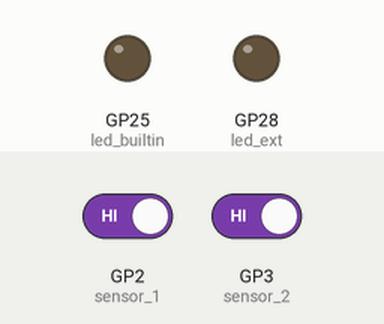
The program below on a simulated Raspberry Pi Pico. On the bench: output pins drawn as LEDs (lit = HIGH). Inputs (shaded band) come from the test bench; at power-on: GP2 (sensor_1) HIGH, GP3 (sensor_2) HIGH. What the program prints to the serial monitor is not drawn.

Above: at 1.2 s.
1.3 s: GP2 (sensor_1) driven LOW
At 1.7 s:
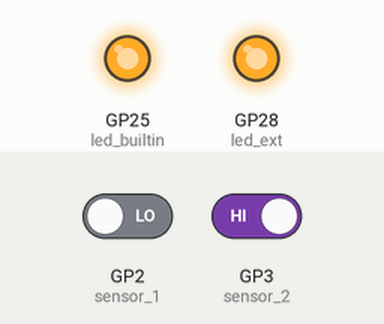
2.8 s: GP2 (sensor_1) driven HIGH
At 4.0 s:
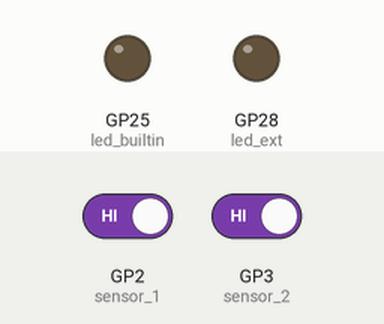
4.3 s: GP3 (sensor_2) driven LOW
At 5.2 s:
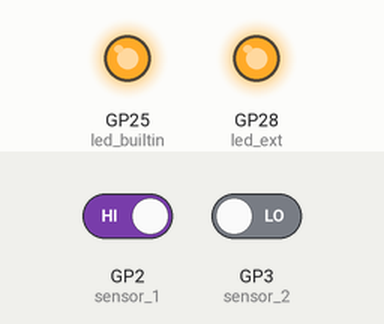
Timing chart, 0 to 7.3 s (numbered marks = the images above; inputs shaded):
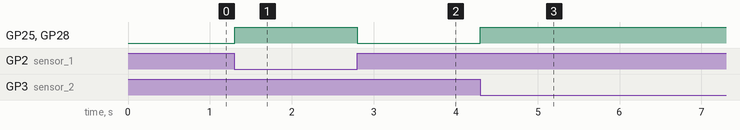

Measured:
- after the input at 1.3 s, GP25 (led_builtin), GP28 (led_ext): LOW → HIGH at once
- after the input at 2.8 s, GP25 (led_builtin), GP28 (led_ext): HIGH → LOW at once
- after the input at 4.3 s, GP25 (led_builtin), GP28 (led_ext): LOW → HIGH at once

The program:

main.cpp
```cpp
#include <Arduino.h>

UART Serial2(8,9);

const int led_builtin = 25;
const int led_ext = 28;
const int sensor_1 = 2;
const int sensor_2 = 3;

const long delay_s = 0;

unsigned long previousMillis = 0;
unsigned long previousDisplay = 0;

byte baca_A;
byte baca_B;
int a;
int b;
int c;
int d;

unsigned long masuk = 0;
unsigned long keluar = 0;
unsigned long total = 0;

bool masukState = false;
bool keluarState = false;
String jointer;

void setup() {
  // put your setup code here, to run once:
  Serial.begin(115200);
  Serial1.begin(9600);
  //Serial2.begin(9600);

  pinMode(led_builtin, OUTPUT);
  pinMode(sensor_1, INPUT_PULLUP);
  pinMode(sensor_2, INPUT_PULLUP);
  pinMode(led_ext, OUTPUT);

}

void bacaMasuk() {

  if (baca_A == 0 && baca_B == 1 && a == 0 && b == 0 && c == 0) {
    a = 1;
  }
  if (baca_A == 1 && baca_B == 0 && a == 1 && b == 0) {
    a = 2;
  }

  if (baca_A == 1 && baca_B == 1 && a == 2 && b == 0) {
    c = 1;
  }
  if (a == 2 && c == 1) {

    //masuk++;
    // EEPROM.write(rom, masuk);
    // EEPROM.commit();
    //masukState = true;

    masuk++;
    total++;

    //total++;
    // EEPROM.write(rom3, total);
    // EEPROM.commit();

    a = 0;
    b = 0;
  }
  //else {

  //masukState = false;
  //}
  //return masukState;
}

void bacaKeluar() {

  if (baca_A == 1 && baca_B == 0 && a == 0 && b == 0 && c == 0) {
    b = 1;
  }
  if (baca_A == 0 && baca_B == 1 && a == 0 && b == 1) {
    b = 2;
  }
  if (baca_A == 1 && baca_B == 1 && a == 0 && b == 2) {
    d = 1;
  }
  if (b == 2 && d == 1) {

    //keluar++;
    // EEPROM.write(rom2, keluar);
    // EEPROM.commit();

    //keluarState = true;

    keluar++;
    total--;

    //total--;
    // EEPROM.write(rom3, total);
    // EEPROM.commit();

    a = 0;
    b = 0;
  }
  //else {
   // keluarState = false;
  //}
  //return keluarState;
}

void readSensor() {

  bacaMasuk();
  c = 0;
  bacaKeluar();
  d = 0;

  // if (masukState == true) {
  //   masuk++;
  //   }
  // if (keluarState == true) {
  //   keluar++;
  //   }

  // total = masuk - keluar;

  if ( total < 0) {
    total = 0;
    // EEPROM.write(rom3, total);
    // EEPROM.commit();
  }

  if ( total > 30000000) {

    total = 0;
  }
}

void loop() {

  // put your main code here, to run repeatedly:
  unsigned long currentMillis = millis();

  //if ((currentMillis - previousMillis) >= delay_s) {

    baca_A = digitalRead(sensor_1);
    baca_B = digitalRead(sensor_2);

    if (baca_A == 0 || baca_B == 0) {
      digitalWrite(led_ext, HIGH);
      digitalWrite(led_builtin, HIGH);
    }
    else {
      digitalWrite(led_ext, LOW);
      digitalWrite(led_builtin, LOW);
    }

    readSensor();
    jointer = "#" + String(masuk) + "#" + String(keluar) + "#" + String(total) + "#$";
    Serial.println(jointer);

    if ((currentMillis - previousDisplay) >= 1000) {

      // Serial.print("Masuk: ");
      // Serial.print(masuk);
      // //Serial1.write(masuk); //sending to gateway

      // Serial.print(" Keluar: ");
      // Serial.print(keluar);
      // //Serial1.write(keluar);

      // Serial.print(" Total: ");
      // Serial.println(total);
      previousDisplay = currentMillis;
      Serial1.println(jointer);
    }
  //}

}
```
